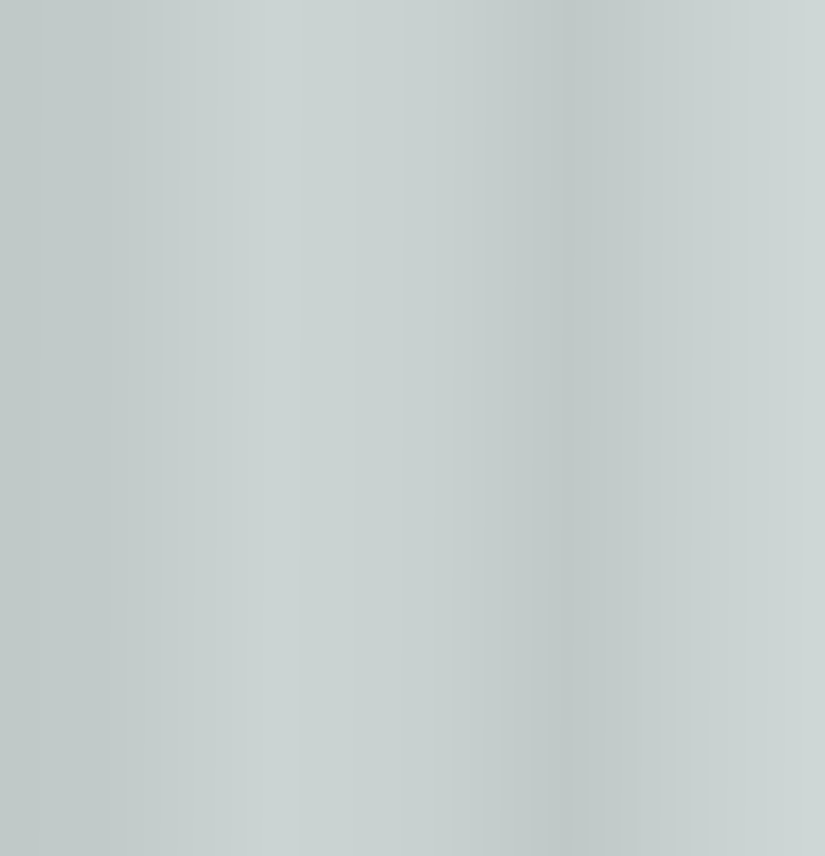
#> input picture rectified_image.png, 825 x 856 px, shrunk from 1100 x 1141 before the run
$ python bubblecoordinate.py
#> lines starting #> are read from the running program, lines starting #| are printed output that depends on the picture; after the words box and inside, x2 and y2 are one past the last pixel; in counts of white or black regions, pixels touching at a corner belong together
import json
import numpy as np
import cv2
import matplotlib.pyplot as plt
from typing import Dict, Tuple, List

class BubbleCoordinateMapper:
    """Generate coordinate map for all bubbles using reference points and spacing"""

    def __init__(self, image_path: str):
#> called with image_path = 'rectified_image.png'
        self.image_path = image_path
        self.image = cv2.imread(image_path)
#> self.image is the input picture: shape (856, 825, 3); mean B, G, R 206, 207, 198
        if self.image is None:
            raise ValueError(f"Could not load image from {image_path}")

        # These will be filled with actual measurements
        self.reference_coords = {}
        self.spacing = {}
        self.bubble_map = {}

    def set_reference_points(self, q1_a: Tuple[int, int], q1_b: Tuple[int, int],
                           q2_a: Tuple[int, int], q21_a: Tuple[int, int]):
        """
        Set the reference coordinates found manually

        Args:
            q1_a: (x, y) coordinates for Question 1, Choice A
            q1_b: (x, y) coordinates for Question 1, Choice B
            q2_a: (x, y) coordinates for Question 2, Choice A
            q21_a: (x, y) coordinates for Question 21, Choice A
        """
        self.reference_coords = {
            'q1_a': q1_a,
            'q1_b': q1_b,
            'q2_a': q2_a,
            'q21_a': q21_a
        }

        # Calculate spacing from reference points
        self.spacing = {
            'x_spacing': q1_b[0] - q1_a[0],  # Horizontal distance between choices
            'y_spacing': q2_a[1] - q1_a[1],  # Vertical distance between questions
            'col_spacing': q21_a[0] - q1_a[0]  # Distance to next column (Q21 is start of column 2)
        }

        print("Reference points set:")
        print(f"Q1-A: {q1_a}, Q1-B: {q1_b}, Q2-A: {q2_a}, Q21-A: {q21_a}")
        print(f"Calculated spacing - X: {self.spacing['x_spacing']}, Y: {self.spacing['y_spacing']}, Column: {self.spacing['col_spacing']}")

    def generate_bubble_map(self, questions_per_column: int = 20,
                          total_questions: int = 100, choices_per_question: int = 4) -> Dict:
        """
        Generate coordinates for all bubbles based on reference points

        Args:
            questions_per_column: Number of questions in each column (default: 20)
            total_questions: Total number of questions (default: 100)
            choices_per_question: Number of choices per question (default: 4)
        """
#> called with questions_per_column = 20, total_questions = 100, choices_per_question = 4
        if not self.reference_coords:
            raise ValueError("Reference points must be set first using set_reference_points()")

        bubble_map = {}
        choices = ['A', 'B', 'C', 'D']

        # Calculate number of columns
        num_columns = (total_questions + questions_per_column - 1) // questions_per_column

        for question_num in range(1, total_questions + 1):
            # Determine which column this question is in
            column = (question_num - 1) // questions_per_column
            row_in_column = (question_num - 1) % questions_per_column

            # Base coordinates for this question (Choice A)
            base_x = self.reference_coords['q1_a'][0] + (column * self.spacing['col_spacing'])
            base_y = self.reference_coords['q1_a'][1] + (row_in_column * self.spacing['y_spacing'])

            # Generate coordinates for all choices of this question
            question_bubbles = {}
            for choice_idx, choice in enumerate(choices[:choices_per_question]):
                x = base_x + (choice_idx * self.spacing['x_spacing'])
                y = base_y
                question_bubbles[choice] = {
                    'center': (x, y),
                    'bbox': self._get_bubble_bbox(x, y)
                }

            bubble_map[f'Q{question_num}'] = question_bubbles

        self.bubble_map = bubble_map
        return bubble_map

    def _get_bubble_bbox(self, center_x: int, center_y: int,
                        bubble_radius: int = 12) -> Tuple[int, int, int, int]:
        """
        Get bounding box coordinates for a bubble given its center

        Args:
            center_x, center_y: Center coordinates of the bubble
            bubble_radius: Radius of the bubble in pixels

        Returns:
            Tuple of (x, y, width, height) for bounding box
        """
        x = center_x - bubble_radius
        y = center_y - bubble_radius
        width = height = 2 * bubble_radius
        return (x, y, width, height)

    def visualize_bubble_map(self, show_question_numbers: bool = True,
                           sample_questions: List[int] = None):
        """
        Visualize the generated bubble map on the image

        Args:
            show_question_numbers: Whether to show question numbers
            sample_questions: List of specific questions to highlight (None = show all)
        """
#> called with show_question_numbers = True
        if not self.bubble_map:
            raise ValueError("Bubble map not generated. Call generate_bubble_map() first.")

        # Create a copy of the image for visualization
        vis_image = self.image.copy()

        # Define colors
        colors = {'A': (0, 255, 0), 'B': (255, 0, 0), 'C': (0, 0, 255), 'D': (255, 255, 0)}

        questions_to_show = sample_questions if sample_questions else range(1, len(self.bubble_map) + 1)

        for question_num in questions_to_show:
            question_key = f'Q{question_num}'
            if question_key not in self.bubble_map:
                continue

            for choice, bubble_data in self.bubble_map[question_key].items():
                center = bubble_data['center']
                color = colors[choice]

                # Draw circle at bubble center
                cv2.circle(vis_image, center, 8, color, 2)

                # Draw bounding box
                x, y, w, h = bubble_data['bbox']
                cv2.rectangle(vis_image, (x, y), (x + w, y + h), color, 1)

                # Add choice label
                cv2.putText(vis_image, choice, (center[0] - 5, center[1] + 3),
                           cv2.FONT_HERSHEY_SIMPLEX, 0.3, color, 1)

            # Add question number
            if show_question_numbers:
                first_choice_center = self.bubble_map[question_key]['A']['center']
                cv2.putText(vis_image, str(question_num),
                           (first_choice_center[0] - 20, first_choice_center[1]),
                           cv2.FONT_HERSHEY_SIMPLEX, 0.4, (255, 255, 255), 1)
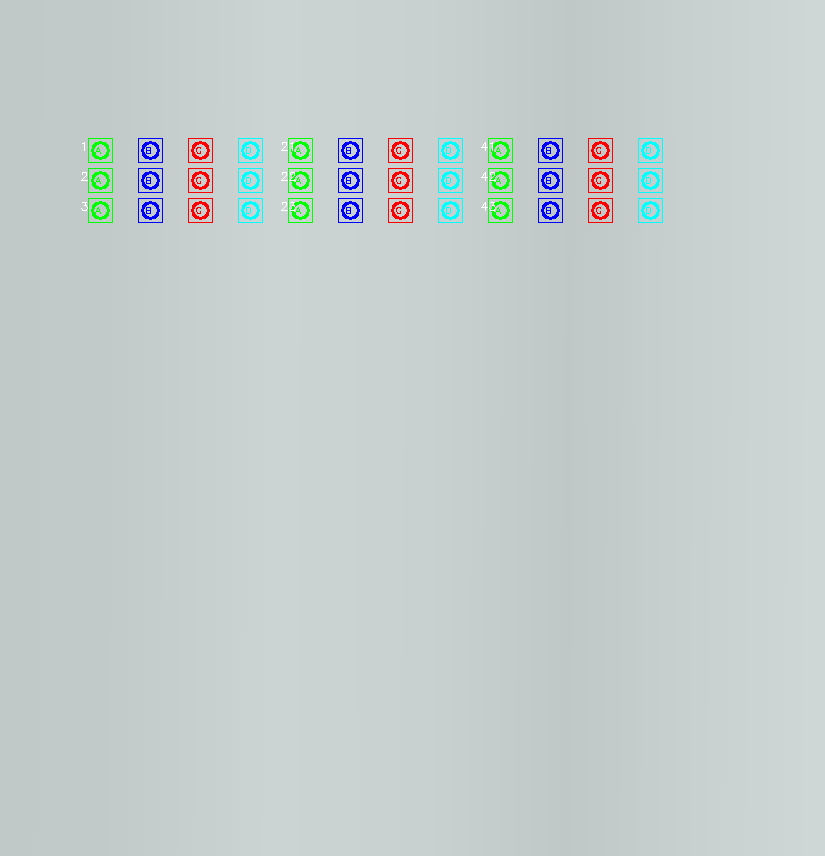
#> vis_image: shape (856, 825, 3); 1.41% of pixels changed, all inside (x1, y1, x2, y2) = (81, 138, 663, 223)

        # Display the image
        plt.figure(figsize=(15, 20))
        plt.imshow(cv2.cvtColor(vis_image, cv2.COLOR_BGR2RGB))
        plt.title("Bubble Coordinate Map Visualization")
        plt.axis('off')
        plt.show()

        return vis_image

    def save_bubble_map(self, output_path: str = 'bubble_coordinate_map.json'):
        """Save the bubble map to a JSON file"""
#> called with output_path = 'bubble_coordinate_map.json'
        if not self.bubble_map:
            raise ValueError("Bubble map not generated. Call generate_bubble_map() first.")

        # Convert to JSON-serializable format
        json_map = {}
        for question, choices in self.bubble_map.items():
            json_map[question] = {}
            for choice, bubble_data in choices.items():
                json_map[question][choice] = {
                    'center_x': int(bubble_data['center'][0]),
                    'center_y': int(bubble_data['center'][1]),
                    'bbox_x': int(bubble_data['bbox'][0]),
                    'bbox_y': int(bubble_data['bbox'][1]),
                    'bbox_width': int(bubble_data['bbox'][2]),
                    'bbox_height': int(bubble_data['bbox'][3])
                }

        # Also save the reference points and spacing for future use
        metadata = {
            'reference_coords': self.reference_coords,
            'spacing': self.spacing,
            'image_path': self.image_path
        }

        output_data = {
            'metadata': metadata,
            'bubble_map': json_map
        }

        with open(output_path, 'w') as f:
            json.dump(output_data, f, indent=2)

        print(f"Bubble map saved to {output_path}")

    def load_bubble_map(self, json_path: str):
        """Load bubble map from JSON file"""
        with open(json_path, 'r') as f:
            data = json.load(f)

        self.reference_coords = data['metadata']['reference_coords']
        self.spacing = data['metadata']['spacing']

        # Convert back to the internal format
        self.bubble_map = {}
        for question, choices in data['bubble_map'].items():
            self.bubble_map[question] = {}
            for choice, bubble_data in choices.items():
                self.bubble_map[question][choice] = {
                    'center': (bubble_data['center_x'], bubble_data['center_y']),
                    'bbox': (bubble_data['bbox_x'], bubble_data['bbox_y'],
                            bubble_data['bbox_width'], bubble_data['bbox_height'])
                }

        print(f"Bubble map loaded from {json_path}")

# Example usage
if __name__ == "__main__":
    # Initialize the mapper with your rectified image
    mapper = BubbleCoordinateMapper('rectified_image.png')

    # TODO: Replace these with your actual measured coordinates
    # You need to find these coordinates manually using an image editor
    q1_a_coords = (100, 150)    # Replace with actual Q1-A coordinates
    q1_b_coords = (150, 150)    # Replace with actual Q1-B coordinates
    q2_a_coords = (100, 180)    # Replace with actual Q2-A coordinates
    q21_a_coords = (300, 150)   # Replace with actual Q21-A coordinates

    # Set the reference points
    mapper.set_reference_points(q1_a_coords, q1_b_coords, q2_a_coords, q21_a_coords)

    # Generate the complete bubble map
    bubble_map = mapper.generate_bubble_map()

    # Visualize a sample of questions to verify accuracy
    mapper.visualize_bubble_map(sample_questions=[1, 2, 3, 21, 22, 23, 41, 42, 43])

    # Save the bubble map for future use
    mapper.save_bubble_map('bubble_coordinate_map.json')

    # Print some example coordinates
    print("\nExample bubble coordinates:")
    for q in ['Q1', 'Q21', 'Q41', 'Q100']:
        if q in bubble_map:
            print(f"{q}: {bubble_map[q]}")
